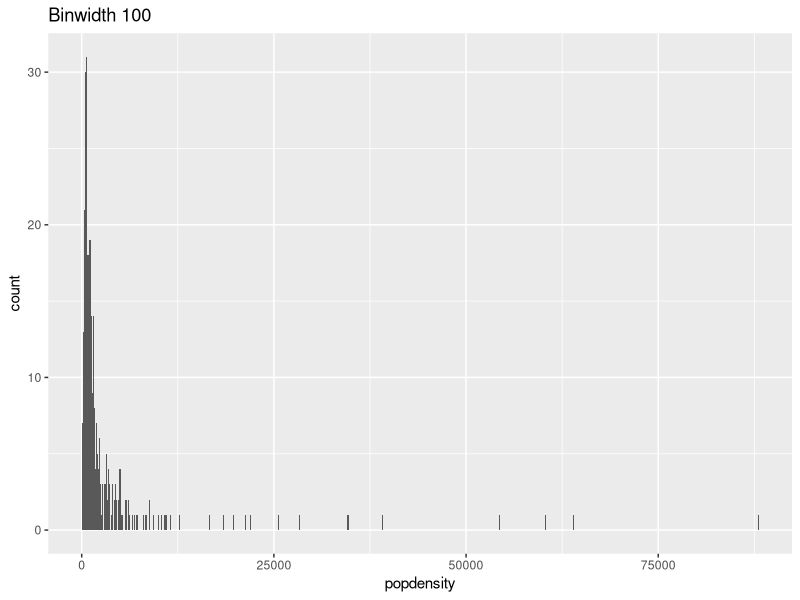
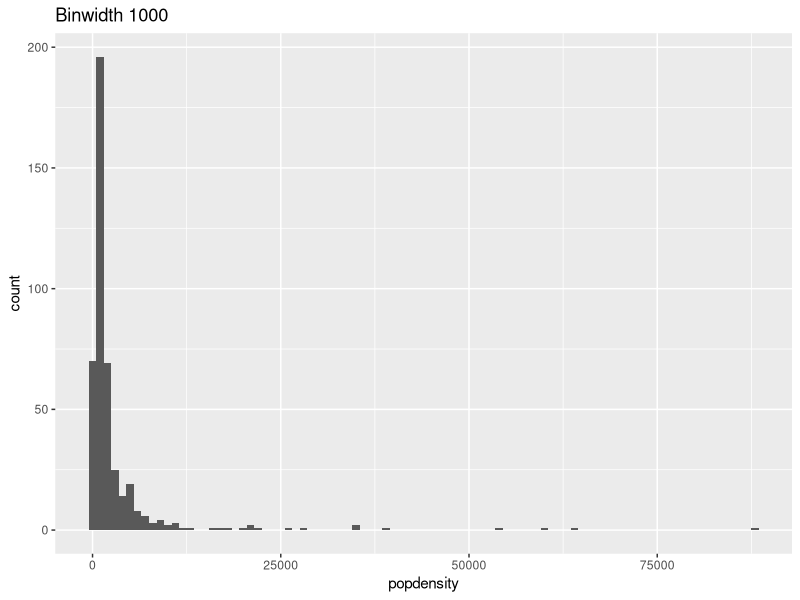
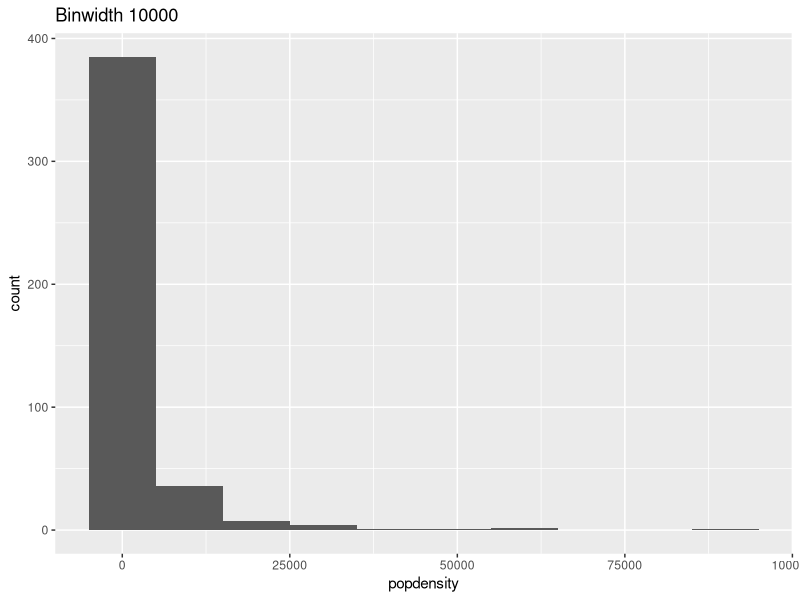
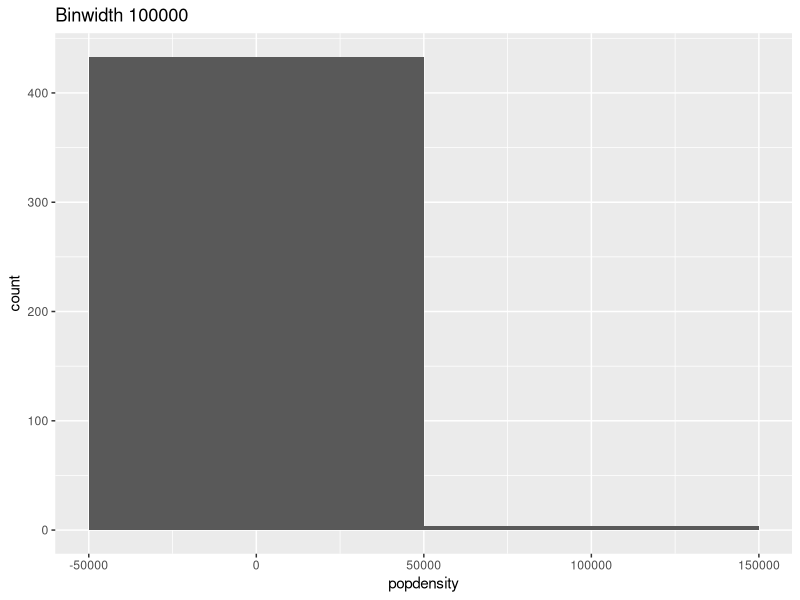
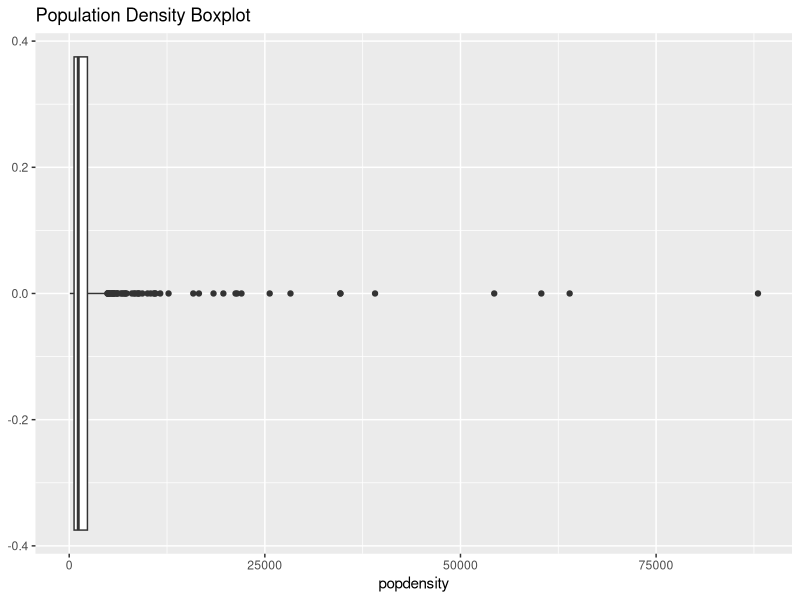

These figures' R source, in order:
## ---- chunk 1
library(tidyverse)
## ---- chunk 2

ggplot(midwest, aes(x = popdensity)) +
  geom_histogram(binwidth = 100) +
  labs(title = "Binwidth 100")
## ---- chunk 3
# Histogram 2: Binwidth 1000
ggplot(midwest, aes(x = popdensity)) +
  geom_histogram(binwidth = 1000) +
  labs(title = "Binwidth 1000")
# Histogram 3: Binwidth 10000
ggplot(midwest, aes(x = popdensity)) +
  geom_histogram(binwidth = 10000) +
  labs(title = "Binwidth 10000")
# Histogram 4: Binwidth 100000
ggplot(midwest, aes(x = popdensity)) +
  geom_histogram(binwidth = 100000) +
  labs(title = "Binwidth 100000")

## ---- chunk 4
ggplot(midwest, aes(x = popdensity)) +
  geom_boxplot() +
  labs(title = "Population Density Boxplot")
